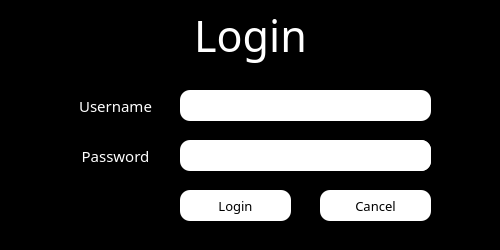
<?xml version="1.0" encoding="UTF-8"?>
<ui version="4.0">
 <class>MainWindow</class>
 <widget class="QMainWindow" name="MainWindow">
  <property name="geometry">
   <rect>
    <x>0</x>
    <y>0</y>
    <width>500</width>
    <height>250</height>
   </rect>
  </property>
  <property name="font">
   <font>
    <pointsize>10</pointsize>
   </font>
  </property>
  <property name="windowTitle">
   <string>MainWindow</string>
  </property>
  <property name="styleSheet">
   <string notr="true">background-color: rgb(0, 0, 0);</string>
  </property>
  <widget class="QWidget" name="centralwidget">
   <widget class="QLabel" name="label">
    <property name="geometry">
     <rect>
      <x>20</x>
      <y>0</y>
      <width>461</width>
      <height>71</height>
     </rect>
    </property>
    <property name="font">
     <font>
      <family>Century Gothic</family>
      <pointsize>32</pointsize>
      <weight>50</weight>
      <bold>false</bold>
     </font>
    </property>
    <property name="styleSheet">
     <string notr="true">color: rgb(255, 255, 255);</string>
    </property>
    <property name="text">
     <string>Login</string>
    </property>
    <property name="alignment">
     <set>Qt::AlignCenter</set>
    </property>
   </widget>
   <widget class="QLabel" name="label_3">
    <property name="geometry">
     <rect>
      <x>60</x>
      <y>90</y>
      <width>111</width>
      <height>31</height>
     </rect>
    </property>
    <property name="font">
     <font>
      <family>Century Gothic</family>
      <pointsize>11</pointsize>
      <weight>50</weight>
      <italic>false</italic>
      <bold>false</bold>
     </font>
    </property>
    <property name="styleSheet">
     <string notr="true">color: rgb(255, 255, 255);</string>
    </property>
    <property name="text">
     <string>Username</string>
    </property>
    <property name="alignment">
     <set>Qt::AlignCenter</set>
    </property>
   </widget>
   <widget class="QLabel" name="label_4">
    <property name="geometry">
     <rect>
      <x>60</x>
      <y>140</y>
      <width>111</width>
      <height>31</height>
     </rect>
    </property>
    <property name="font">
     <font>
      <family>Century Gothic</family>
      <pointsize>11</pointsize>
      <weight>50</weight>
      <italic>false</italic>
      <bold>false</bold>
     </font>
    </property>
    <property name="styleSheet">
     <string notr="true">color: rgb(255, 255, 255);</string>
    </property>
    <property name="text">
     <string>Password</string>
    </property>
    <property name="alignment">
     <set>Qt::AlignCenter</set>
    </property>
   </widget>
   <widget class="QLineEdit" name="editUsername">
    <property name="geometry">
     <rect>
      <x>180</x>
      <y>90</y>
      <width>251</width>
      <height>31</height>
     </rect>
    </property>
    <property name="sizeIncrement">
     <size>
      <width>0</width>
      <height>0</height>
     </size>
    </property>
    <property name="font">
     <font>
      <family>Century Gothic</family>
      <pointsize>11</pointsize>
     </font>
    </property>
    <property name="styleSheet">
     <string notr="true">background-color: rgb(255, 255, 255);
border-radius: 10px;</string>
    </property>
    <property name="frame">
     <bool>true</bool>
    </property>
    <property name="cursorPosition">
     <number>0</number>
    </property>
    <property name="alignment">
     <set>Qt::AlignCenter</set>
    </property>
    <property name="dragEnabled">
     <bool>false</bool>
    </property>
    <property name="readOnly">
     <bool>false</bool>
    </property>
    <property name="cursorMoveStyle">
     <enum>Qt::LogicalMoveStyle</enum>
    </property>
    <property name="clearButtonEnabled">
     <bool>false</bool>
    </property>
   </widget>
   <widget class="QLineEdit" name="editPassword">
    <property name="geometry">
     <rect>
      <x>180</x>
      <y>140</y>
      <width>251</width>
      <height>31</height>
     </rect>
    </property>
    <property name="font">
     <font>
      <family>Century Gothic</family>
      <pointsize>11</pointsize>
     </font>
    </property>
    <property name="styleSheet">
     <string notr="true">background-color: rgb(255, 255, 255);
border-radius: 10px;</string>
    </property>
    <property name="frame">
     <bool>true</bool>
    </property>
    <property name="echoMode">
     <enum>QLineEdit::Password</enum>
    </property>
    <property name="cursorPosition">
     <number>0</number>
    </property>
    <property name="alignment">
     <set>Qt::AlignCenter</set>
    </property>
    <property name="dragEnabled">
     <bool>false</bool>
    </property>
    <property name="readOnly">
     <bool>false</bool>
    </property>
    <property name="cursorMoveStyle">
     <enum>Qt::LogicalMoveStyle</enum>
    </property>
    <property name="clearButtonEnabled">
     <bool>false</bool>
    </property>
   </widget>
   <widget class="QPushButton" name="btnLogin">
    <property name="geometry">
     <rect>
      <x>180</x>
      <y>190</y>
      <width>111</width>
      <height>31</height>
     </rect>
    </property>
    <property name="font">
     <font>
      <family>Century Gothic</family>
      <pointsize>10</pointsize>
     </font>
    </property>
    <property name="styleSheet">
     <string notr="true">QPushButton{
border-radius: 10px;
background-color: rgb(255, 255, 255);
}

QPushButton:hover{
background-color: rgb(205, 205, 205);
}

QPushButton:pressed{
padding-left: 5px;
padding-top: 5px;
}</string>
    </property>
    <property name="text">
     <string>Login</string>
    </property>
    <property name="icon">
     <iconset>
      <normaloff>ICON/login.png</normaloff>ICON/login.png</iconset>
    </property>
   </widget>
   <widget class="QPushButton" name="btnCancel">
    <property name="geometry">
     <rect>
      <x>320</x>
      <y>190</y>
      <width>111</width>
      <height>31</height>
     </rect>
    </property>
    <property name="font">
     <font>
      <family>Century Gothic</family>
      <pointsize>10</pointsize>
     </font>
    </property>
    <property name="styleSheet">
     <string notr="true">QPushButton{
border-radius: 10px;
background-color: rgb(255, 255, 255);
}

QPushButton:hover{
background-color: rgb(205, 205, 205);
}

QPushButton:pressed{
padding-left: 5px;
padding-top: 5px;
}</string>
    </property>
    <property name="text">
     <string>Cancel</string>
    </property>
    <property name="icon">
     <iconset>
      <normaloff>ICON/cancel.png</normaloff>ICON/cancel.png</iconset>
    </property>
   </widget>
   <widget class="QPushButton" name="btnToggle">
    <property name="geometry">
     <rect>
      <x>400</x>
      <y>140</y>
      <width>31</width>
      <height>31</height>
     </rect>
    </property>
    <property name="styleSheet">
     <string notr="true">QPushButton{
border-radius: 10px;
background-color: rgb(255, 255, 255);
}

QPushButton:hover{
background-color: rgb(205, 205, 205);
}

QPushButton:pressed{
padding-left: 5px;
padding-top: 5px;
}</string>
    </property>
    <property name="text">
     <string/>
    </property>
    <property name="icon">
     <iconset>
      <normaloff>ICON/show.png</normaloff>ICON/show.png</iconset>
    </property>
    <property name="checkable">
     <bool>false</bool>
    </property>
    <property name="checked">
     <bool>false</bool>
    </property>
   </widget>
  </widget>
  <widget class="QStatusBar" name="statusbar"/>
 </widget>
 <resources/>
 <connections/>
</ui>
